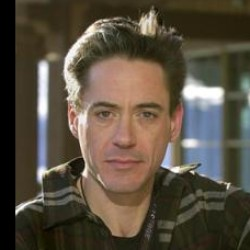
#> input picture aml-project/RDJ/Robert_Downey_Jr_0001.jpg, 250 x 250 px; its folder holds only this picture in this run
$ jupyter execute --allow-errors dataset.ipynb
#> lines starting #> are read from the running program, lines starting #| are printed output that depends on the picture
[cell 1]
# all the imports
import numpy as np
import matplotlib.pyplot as plt
import glob
import pickle
from PIL import Image, ImageFilter, ImageDraw

[cell 2]
'''
Original code:
'''

# original_images = []
# pixelated_images = []
# blurred_images = []

# DOWNSAMPLE_TO = 64
# BLUR_INTENSITY = 3

# i = 0
# for img_path in glob.iglob('lfw/*/*.jpg'):
# #     if i == 10000:
# #         break
#     # Open image
#     img = Image.open(img_path)
#     img = img.resize((256, 256), resample=Image.BILINEAR)

#     # Resize smoothly down to 32x32 pixels using BILINEAR interpolation
#     # small_img = img.resize((DOWNSAMPLE_TO,DOWNSAMPLE_TO),resample=Image.BILINEAR)

#     # Scale back up using NEAREST to original size
#     pixelated_img = small_img.resize(img.size,resample=Image.NEAREST)

#     # Get the blurred image using Gaussian Blur
# #     blurred_img = img.filter(ImageFilter.GaussianBlur(radius=BLUR_INTENSITY))

# #     original_images.append(np.array(img))
#     pixelated_images.append(np.array(pixelated_img))
# #     blurred_images.append(np.array(blurred_img))

#     i += 1

# # original_images = np.array(original_images, dtype='float') / 255.0
# pixelated_images = np.array(pixelated_images, dtype='float') / 255.0
# # blurred_images = np.array(blurred_images, dtype='float') / 255.0

# Original Images

[cell 3]
original_images = []

new_w = new_h = 128

i = 0
for img_path in glob.iglob('RDJ/*.jpg'):
    if i == 20:
        break
    # Open image
    img = Image.open(img_path)
#> img is the input picture: PIL image 250x250 RGB; mean R, G, B 88.7, 78.6, 63.9
#     img = img.resize((256, 256), resample=Image.BILINEAR)

    w, h = img.size
#> w = 250; h = 250

    left = (w - new_w)//2
#> left = 61
    top = (h - new_h)//2
#> top = 61
    right = (w + new_w)//2
#> right = 189
    bottom = (h + new_h)//2
#> bottom = 189

    img = img.crop((left, top, right, bottom))
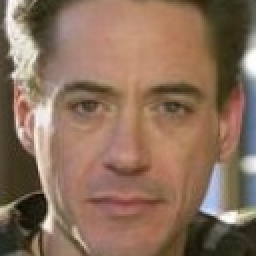
#> img: PIL image 128x128 RGB (shown 2 times larger); mean R, G, B 138.8, 110.9, 91.4

    original_images.append(np.array(img))

    i += 1

original_images = np.array(original_images, dtype='float') / 255.0

[cell 4]
len(original_images)
plt.imshow(original_images[0])

[cell 5]
part1 = original_images[:int(1/6*(len(original_images)))]
#> part1 = empty array
part2 = original_images[int(1/6*(len(original_images))):int(2/6*(len(original_images)))]
#> part2 = empty array
part3 = original_images[int(2/6*(len(original_images))):int(3/6*(len(original_images)))]
#> part3 = empty array
part4 = original_images[int(3/6*(len(original_images))):int(4/6*(len(original_images)))]
#> part4 = empty array
part5 = original_images[int(4/6*(len(original_images))):int(5/6*(len(original_images)))]
#> part5 = empty array
part6 = original_images[int(5/6*(len(original_images))):]

[cell 6]
with open('datasets/original.pickle', 'wb') as f:
    pickle.dump(part1, f)
with open('datasets/original.pickle', 'ab') as f:
    pickle.dump(part2, f)
with open('datasets/original.pickle', 'ab') as f:
    pickle.dump(part3, f)
with open('datasets/original.pickle', 'ab') as f:
    pickle.dump(part4, f)
with open('datasets/original.pickle', 'ab') as f:
    pickle.dump(part5, f)
with open('datasets/original.pickle', 'ab') as f:
    pickle.dump(part6, f)

# Pixelated Images

[cell 7]
# del original_images

pixelated_images = []

DOWNSAMPLE_TO = 20

new_w = new_h = 128

i = 0
for img_path in glob.iglob('RDJ/*.jpg'):
#     if i == 10000:
#         break
    # Open image
    img = Image.open(img_path)
#     img = img.resize((256, 256), resample=Image.BILINEAR)

    # crop the image
    w, h = img.size
    left = (w - new_w)//2
    top = (h - new_h)//2
    right = (w + new_w)//2
    bottom = (h + new_h)//2
    img = img.crop((left, top, right, bottom))

    # Resize smoothly down to small pixels using BILINEAR interpolation
    small_img = img.resize((DOWNSAMPLE_TO,DOWNSAMPLE_TO),resample=Image.BILINEAR)
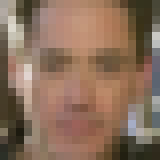
#> small_img: PIL image 20x20 RGB (shown 8 times larger); mean R, G, B 138.8, 110.9, 91.3

    # Scale back up using NEAREST to original size
    pixelated_img = small_img.resize(img.size,resample=Image.NEAREST)
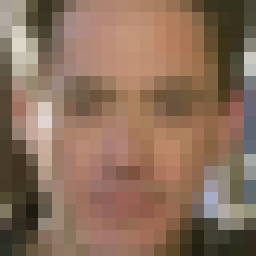
#> pixelated_img: PIL image 128x128 RGB (shown 2 times larger); mean R, G, B 138.8, 110.9, 91.3

    del img

    pixelated_images.append(np.array(pixelated_img))

    i += 1

pixelated_images = np.array(pixelated_images, dtype='float') / 255.0

[cell 8]
plt.imshow(pixelated_images[0])

[cell 9]
part1 = pixelated_images[:int(1/6*(len(pixelated_images)))]
part2 = pixelated_images[int(1/6*(len(pixelated_images))):int(2/6*(len(pixelated_images)))]
part3 = pixelated_images[int(2/6*(len(pixelated_images))):int(3/6*(len(pixelated_images)))]
part4 = pixelated_images[int(3/6*(len(pixelated_images))):int(4/6*(len(pixelated_images)))]
part5 = pixelated_images[int(4/6*(len(pixelated_images))):int(5/6*(len(pixelated_images)))]
part6 = pixelated_images[int(5/6*(len(pixelated_images))):]

[cell 10]
with open('datasets/pixelated-32.pickle', 'wb') as f:
    pickle.dump(part1, f)
with open('datasets/pixelated-32.pickle', 'ab') as f:
    pickle.dump(part2, f)
with open('datasets/pixelated-32.pickle', 'ab') as f:
    pickle.dump(part3, f)
with open('datasets/pixelated-32.pickle', 'ab') as f:
    pickle.dump(part4, f)
with open('datasets/pixelated-32.pickle', 'ab') as f:
    pickle.dump(part5, f)
with open('datasets/pixelated-32.pickle', 'ab') as f:
    pickle.dump(part6, f)

# Blurred Images

[cell 11]
# del pixelated_images

blurred_images = []

BLUR_INTENSITY = 4

new_w = new_h = 128

i = 0
for img_path in glob.iglob('RDJ/*.jpg'):
#     if i == 10000:
#         break
    # Open image
    img = Image.open(img_path)
#     img = img.resize((256, 256), resample=Image.BILINEAR)

    # crop the image
    w, h = img.size
    left = (w - new_w)//2
    top = (h - new_h)//2
    right = (w + new_w)//2
    bottom = (h + new_h)//2
    img = img.crop((left, top, right, bottom))

    # Get the blurred image using Gaussian Blur
    blurred_img = img.filter(ImageFilter.GaussianBlur(radius=BLUR_INTENSITY))
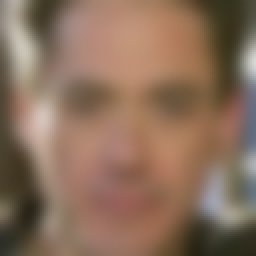
#> blurred_img: PIL image 128x128 RGB (shown 2 times larger); mean R, G, B 138.7, 110.9, 91.4

    del img

    blurred_images.append(np.array(blurred_img))

    i += 1

blurred_images = np.array(blurred_images, dtype='float') / 255.0

[cell 12]
plt.imshow(blurred_images[0])

[cell 13]
part1 = blurred_images[:int(1/6*(len(blurred_images)))]
part2 = blurred_images[int(1/6*(len(blurred_images))):int(2/6*(len(blurred_images)))]
part3 = blurred_images[int(2/6*(len(blurred_images))):int(3/6*(len(blurred_images)))]
part4 = blurred_images[int(3/6*(len(blurred_images))):int(4/6*(len(blurred_images)))]
part5 = blurred_images[int(4/6*(len(blurred_images))):int(5/6*(len(blurred_images)))]
part6 = blurred_images[int(5/6*(len(blurred_images))):]

[cell 14]
with open('datasets/blurred-4.pickle', 'wb') as f:
    pickle.dump(part1, f)
with open('datasets/blurred-4.pickle', 'ab') as f:
    pickle.dump(part2, f)
with open('datasets/blurred-4.pickle', 'ab') as f:
    pickle.dump(part3, f)
with open('datasets/blurred-4.pickle', 'ab') as f:
    pickle.dump(part4, f)
with open('datasets/blurred-4.pickle', 'ab') as f:
    pickle.dump(part5, f)
with open('datasets/blurred-4.pickle', 'ab') as f:
    pickle.dump(part6, f)

# Blocked Images

#> (a cell that did not finish here is left out)

[cell 16]
# code to check overlap - https://codereview.stackexchange.com/questions/31352/overlapping-rectangles

class Point(object):
    def __init__(self, x, y):
        self.x = x
        self.y = y

class Rect(object):
    def __init__(self, p1, p2):
        '''Store the top, bottom, left and right values for points
               p1 and p2 are the (corners) in either order
        '''
        self.left   = min(p1.x, p2.x)
        self.right  = max(p1.x, p2.x)
        self.bottom = min(p1.y, p2.y)
        self.top    = max(p1.y, p2.y)

def overlap(r1, r2):
    '''Overlapping rectangles overlap both horizontally & vertically
    '''
    return range_overlap(r1.left, r1.right, r2.left, r2.right) and range_overlap(r1.bottom, r1.top, r2.bottom, r2.top)

def range_overlap(a_min, a_max, b_min, b_max):
    '''Neither range is completely greater than the other
    '''
    return (a_min <= b_max) and (b_min <= a_max)

[cell 17]
import random

blocked_images = []

new_w = new_h = 128

box_size = 40

i = 0
#> (the rest of this cell did not finish here and is left out)
